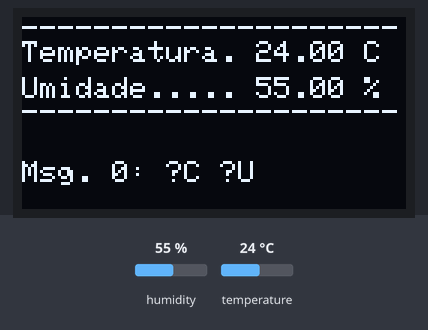
Bench run of a sketch on a simulated Arduino Uno, built with avr-gcc and run on an emulated ATmega328P. On the bench: 128×64 one-colour display. The test bench sets the inputs (shaded band); at power-on: humidity 55 %, temperature 24 °C. The display library's start-up logo is not drawn; no radio packets arrive unless stated; what the sketch prints to the serial monitor is not drawn.

Above: at 3.5 s.
3.6 s: humidity set to 22 %
At 4.49 s:
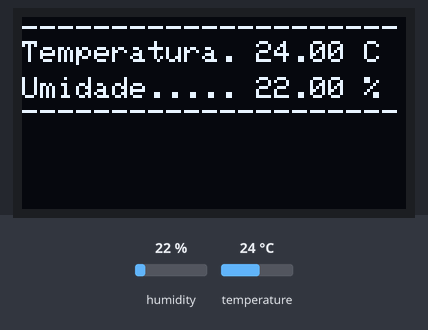
9.7 s: temperature set to 12 °C
At 11.4 s:
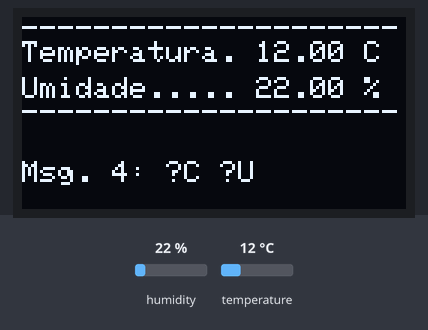
12.4 s: humidity set to 40 %
At 13.1 s:
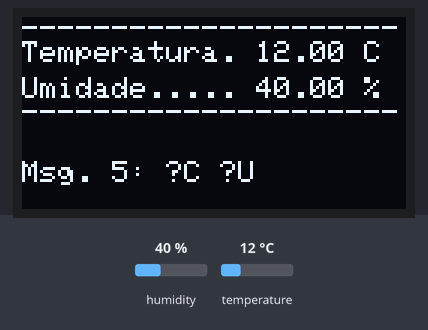
15.1 s: temperature set to 19 °C
At 17.7 s:
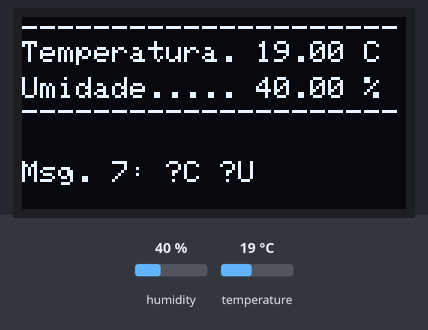
Timing chart, 0 to 19.2 s (numbered marks = the images above; inputs shaded):
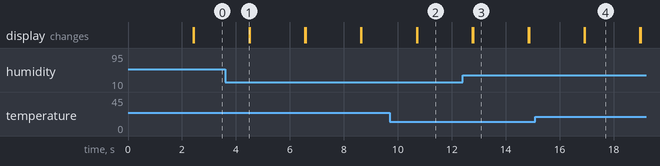

Measured:
- what the display in image 3 shows lasts 2.0 s, from 12.8 s to 14.8 s

The sketch:

code_sensor.ino
```cpp
#include <SPI.h>
#include <nRF24L01.h>
#include <RF24.h>

#include <Wire.h>
#include <Adafruit_GFX.h>
#include <Adafruit_SSD1306.h>
#include <Adafruit_Sensor.h>
#include <DHT.h>
#include <DHT_U.h>

#define DELAY_LOOP 2000

RF24 radio(4, 5);  // CE, CSN
const byte address[6] = "00001";


// Declaration for an SSD1306 display connected to I2C (SDA, SCL pins)
// The pins for I2C are defined by the Wire-library.
// On an arduino UNO:       A4(SDA), A5(SCL)
// On an arduino MEGA 2560: 20(SDA), 21(SCL)
// On an arduino LEONARDO:   2(SDA),  3(SCL)
// On an arduino ESP32:    21(SDA),  22(SCL)
#define OLED_RESET -1        // Reset pin # (or -1 if sharing Arduino reset pin)
#define SCREEN_ADDRESS 0x3C  ///< See datasheet for Address; 0x3D for 128x64, 0x3C for 128x32
#define SCREEN_WIDTH 128     // OLED display width, in pixels
#define SCREEN_HEIGHT 64     // OLED display height, in pixels
Adafruit_SSD1306 display(SCREEN_WIDTH, SCREEN_HEIGHT, &Wire, OLED_RESET);


#define SENSOR_TEMPERATURA 32
DHT_Unified dht(SENSOR_TEMPERATURA, DHT11);  // configurando o Sensor DHT - pino e tipo
float umidade = 0;
float temperatura = 0;


void setup() {

  Serial.begin(9600);

  // SSD1306_SWITCHCAPVCC = generate display voltage from 3.3V internally
  if (!display.begin(SSD1306_SWITCHCAPVCC, SCREEN_ADDRESS)) {
    Serial.println(F("SSD1306 allocation failed"));
    for (;;)
      ;  // Don't proceed, loop forever
  }

  // Show initial display buffer contents on the screen --
  // the library initializes this with an Adafruit splash screen.
  display.display();
  delay(2000);  // Pause for 2 seconds

  // Clear the buffer
  display.clearDisplay();

  //display.setFont(&FreeSerif9pt7b);
  display.setTextColor(WHITE);


  dht.begin();  // inicializa a função
  Serial.println("Usando o Sensor DHT");
  sensor_t sensor;
  dht.temperature().getSensor(&sensor);  // imprime os detalhes do Sensor de Temperatura
  Serial.println("------------------------------------");
  Serial.println("Temperatura");
  Serial.print("Sensor:       ");
  Serial.println(sensor.name);
  Serial.print("Valor max:    ");
  Serial.print(sensor.max_value);
  Serial.println(" *C");
  Serial.print("Valor min:    ");
  Serial.print(sensor.min_value);
  Serial.println(" *C");
  Serial.print("Resolucao:   ");
  Serial.print(sensor.resolution);
  Serial.println(" *C");
  dht.humidity().getSensor(&sensor);  // imprime os detalhes do Sensor de Umidade
  Serial.println("------------------------------------");
  Serial.println("Umidade");
  Serial.print("Sensor:       ");
  Serial.println(sensor.name);
  Serial.print("Valor max:    ");
  Serial.print(sensor.max_value);
  Serial.println("%");
  Serial.print("Valor min:    ");
  Serial.print(sensor.min_value);
  Serial.println(" %");
  Serial.print("Resolucao:   ");
  Serial.print(sensor.resolution);
  Serial.println(" %");
  Serial.println("------------------------------------");


  if ((sensor.min_delay / 1000) > DELAY_LOOP) {
    Serial.println(F("ERRO: O tempo de leitura minimo do sensor eh maior que o tempo do LOOP"));
    for (;;)
      ;  // Don't proceed, loop forever
  }


  radio.begin();
  radio.openWritingPipe(address);
  radio.setPALevel(RF24_PA_MAX);
  radio.stopListening();
}

int cont = 0;  //esse contador eh apenas para testar, na vida real ele iria estourar rapido
void loop() {

  //-------------

  // Faz a leitura da temperatura e umidade
  sensors_event_t event;

  dht.temperature().getEvent(&event);  // faz a leitura da Temperatura
  if (isnan(event.temperature)) {      // se algum erro na leitura
    Serial.println("Erro na leitura da Temperatura!");
  } else {
    Serial.print("Temperatura: ");  // imprime a Temperatura
    temperatura = event.temperature;
    Serial.print(temperatura);
    Serial.println(" *C");
  }

  dht.humidity().getEvent(&event);       // faz a leitura de umidade
  if (isnan(event.relative_humidity)) {  // se algum erro na leitura
    Serial.println("Erro na leitura da Umidade!");
  } else {
    Serial.print("Umidade: ");  // imprime a Umidade
    umidade = event.relative_humidity;
    Serial.print(umidade);
    Serial.println(" %");
  }

  //-------------

  // Imprime valores lidos no display OLED
  display.clearDisplay();
  display.setCursor(0, 0);
  display.println("---------------------");
  display.print("Temperatura. ");
  display.print(temperatura);
  display.println(" C");
  display.setCursor(0, 20);
  display.print("Umidade..... ");
  display.print(umidade);
  display.println(" %");
  display.println("---------------------");
  display.display();

  //-------------

  char buffer[25];
  sprintf(buffer, "%d: %.1fC %.0fU", cont, temperatura, umidade);
  cont++;

  display.setCursor(0, 48);
  display.print("Msg. ");
  display.print(buffer);
  display.display();

  Serial.print("Msg. ");
  Serial.println(buffer);
  Serial.println();


  radio.write(&buffer, sizeof(buffer));

  //-------------

  delay(DELAY_LOOP);
}
```
